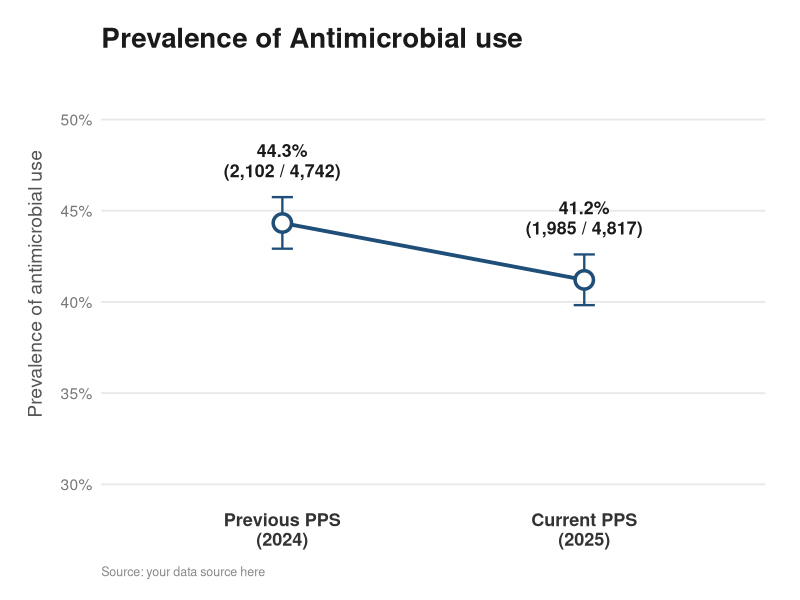
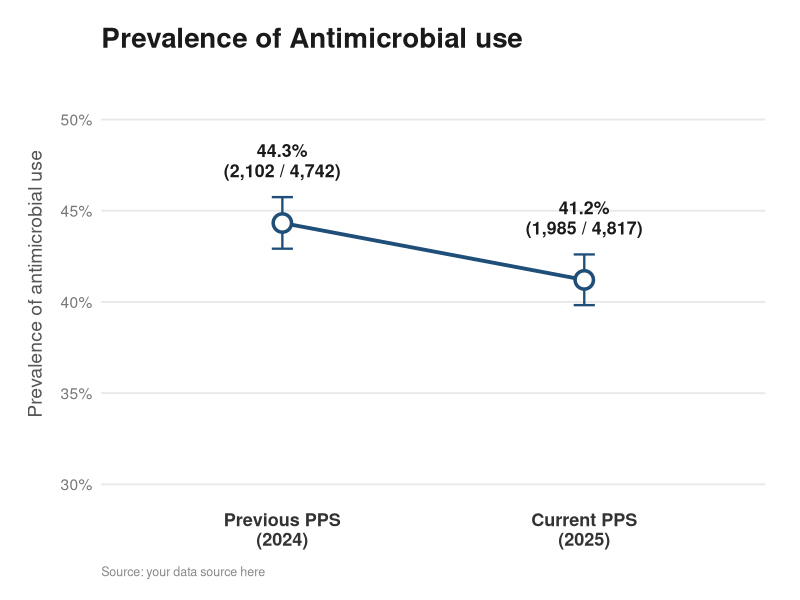

These figures' R source, in order:
library(ggplot2)
library(dplyr)
library(scales)

# 1. Data (totals only) ---------------------------------------------------
pps <- tibble(
  survey   = factor(c("Previous PPS\n(2024)", "Current PPS\n(2025)"),
                    levels = c("Previous PPS\n(2024)", "Current PPS\n(2025)")),
  on_abx   = c(2102, 1985),   # patients on antimicrobials
  surveyed = c(4742, 4817)    # patients surveyed
)

# 2. Prevalence + 95% Wilson confidence intervals -------------------------
pps <- pps %>%
  rowwise() %>%
  mutate(
    prev  = on_abx / surveyed * 100,
    lower = prop.test(on_abx, surveyed, correct = FALSE)$conf.int[1] * 100,
    upper = prop.test(on_abx, surveyed, correct = FALSE)$conf.int[2] * 100,
    label = sprintf("%.1f%%\n(%s / %s)", prev,
                    comma(on_abx), comma(surveyed))
  ) %>%
  ungroup()

# 3. Is the change statistically significant? ------------------------------
test      <- prop.test(x = pps$on_abx, n = pps$surveyed)
change_pp <- diff(pps$prev)
p_txt     <- ifelse(test$p.value < 0.001, "p < 0.001",
                    sprintf("p = %.3f", test$p.value))
print(test)
cat(sprintf("Change: %.1f percentage points (%.1f%% relative)\n",
            change_pp, change_pp / pps$prev[1] * 100))

# 4. Plot --------------------------------------------------------------------
blue <- "#1F4E79"

p <- ggplot(pps, aes(x = survey, y = prev, group = 1)) +
  geom_area(fill = blue, alpha = 0.08) +
  geom_line(colour = blue, linewidth = 1.3) +
  geom_errorbar(aes(ymin = lower, ymax = upper),
                width = 0.07, colour = blue, linewidth = 0.8) +
  geom_point(size = 5, colour = blue, fill = "white", shape = 21, stroke = 1.8) +
  geom_text(aes(y = upper, label = label),
            vjust = -0.6, size = 4.5, fontface = "bold",
            colour = "#1A1A1A", lineheight = 0.95) +
  scale_y_continuous(limits = c(30, 52),
                     breaks = seq(30, 50, 5),
                     labels = function(x) paste0(x, "%")) +
  scale_x_discrete(expand = expansion(add = 0.6)) +
  labs(
    title    = "Prevalence of Antimicrobial use ",
    x = NULL, y = "Prevalence of antimicrobial use",
    caption  = "Source: your data source here"
  ) +
  theme_minimal(base_size = 14) +
  theme(
    panel.grid.minor   = element_blank(),
    panel.grid.major.x = element_blank(),
    panel.grid.major.y = element_line(colour = "#E8E8E8"),
    plot.title         = element_text(face = "bold", size = 20, colour = "#1A1A1A",
                                      margin = margin(b = 6)),
    plot.subtitle      = element_text(size = 12, colour = "#555555",
                                      margin = margin(b = 14)),
    axis.text.x        = element_text(size = 13, face = "bold", colour = "#333333"),
    axis.text.y        = element_text(colour = "#777777"),
    axis.title.y       = element_text(colour = "#555555", margin = margin(r = 10)),
    plot.caption       = element_text(size = 9, colour = "#888888", hjust = 0,
                                      margin = margin(t = 12)),
    plot.margin        = margin(20, 25, 15, 20),
    plot.background    = element_rect(fill = "white", colour = NA)
  )

print(p)

# 5. Save --------------------------------------------------------------------


ggsave("pps_total_trend1.png", p, width = 8, height = 6, dpi = 300, bg = "white")
#ggsave("outputs/pps_total_trend.pdf", p, width = 8, height = 6)
